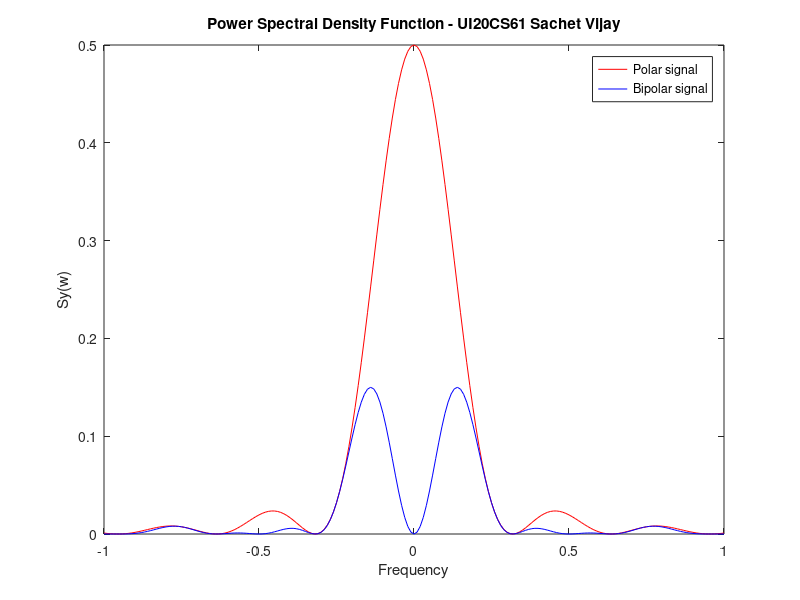

Recreate this plot in MATLAB.
clc;
clear all;
pkg load communications

f=[-1:0.01:1];

Tb=2;

x1=(sinc(pi*f*Tb/2)).^2;

x2=(sin(pi*f*Tb).^2);

A=(Tb/4)*x1;

B=(Tb/4)*x1.*x2;

plot(f,A,'r',f,B,'b');
xlabel("Frequency");
ylabel("Sy(w)");
legend('Polar signal','Bipolar signal');
title('Power Spectral Density Function - UI20CS61 Sachet Vijay');

trapz(f,A)
trapz(f,B)